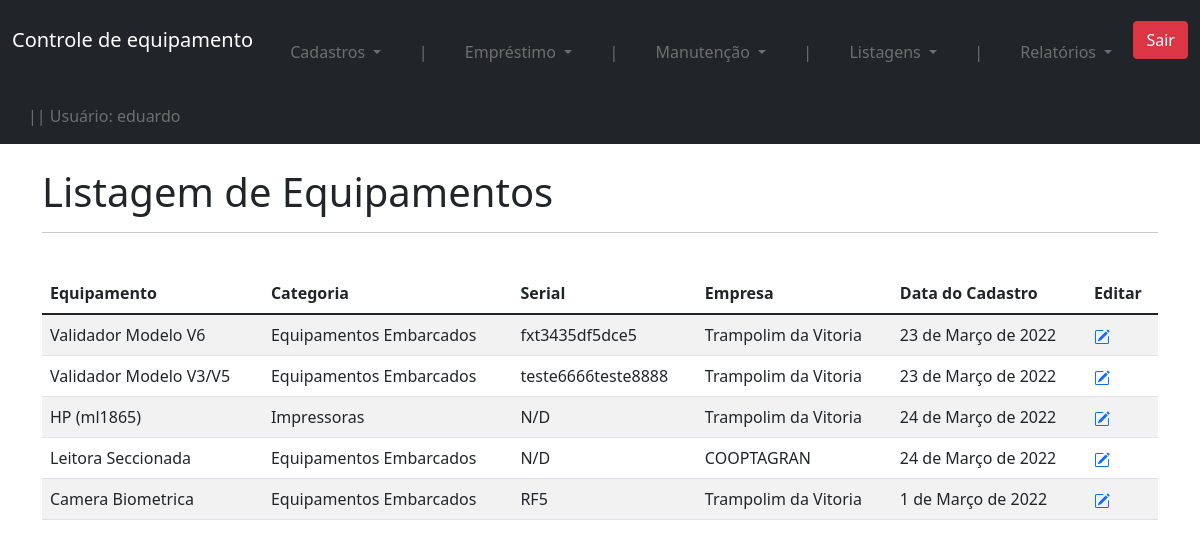
Page /equipamento/listagem_equipamento (signed in) on the committed database.
### users/models.py (models this page shows)
class User(AbstractUser):
    pass

### equipamento/models.py (models this page shows, shortened)
class Equipamentos(models.Model):
    nome = models.CharField(max_length=60)
    imagem = models.ImageField(upload_to='foto_equipamento', null=True, blank=True)
    serial = models.CharField(max_length=30)
    empresa = models.ForeignKey(Empresa, on_delete=models.DO_NOTHING)
    data_cadastro = models.DateField(default= date.today)
    categoria = models.ForeignKey(Categoria, on_delete=models.DO_NOTHING)
    emprestado = models.BooleanField(default=False)
    class Meta:
        verbose_name = 'Equipamento'

class Categoria(models.Model):
    nome = models.CharField(max_length=30)
    descricao = models.TextField()
    def __str__(self) -> str:
        return self.nome

class Empresa(models.Model):
    nome = models.CharField(max_length=60)
    responsavel = models.CharField(max_length=60)
    email = models.EmailField(max_length=60, blank=True, null=True)
    def __str__(self) -> str:
        return self.nome

### equipamento/views.py (the view)
# urls.py: path('listagem_equipamento', views.listagem_equipamento, name='listagem_equipamento'),
@login_required(login_url='/accounts/login/')
def listagem_equipamento(request):
    equipamentos = Equipamentos.objects.all()
    return render(request, 'listagem_equipamento.html', {'equipamentos':equipamentos})

### equipamento/templates/listagem_equipamento.html (shortened to what this page needs)
{% extends 'base.html' %}
{% load filtros  %}
{% load static  %}
{% block conteudo %}
<div class='container'>
    <br>
    <h1 class=''>Listagem de Equipamentos</h1>
    <hr>
    <br>
    <table class="table table-striped">
        <thead>
          <tr>
            <th scope="col">Equipamento</th>
            <th scope="col">Categoria</th>
            <th scope="col">Serial</th>
            <th scope="col">Empresa</th>
            <th scope="col">Data do Cadastro</th>
            <th scope="col">Editar</th>
          </tr>
        </thead>
        <tbody>
            {% for i in equipamentos %}
                <tr>
                    <td>{{i.nome}}</td>
                    <td>{{i.categoria}}</td>
                    <td>{{i.serial}}</td>
                    <td>{{i.empresa}}</td>
                    <td>{{i.data_cadastro}}</td>
                    <td><a href="#"></a></td>
                </tr>
            {% endfor %}
        </tbody>
      </table>
{% endblock conteudo %}

### templates/base.html (shortened to what this page needs)
{% load static %}
{% load crispy_forms_tags %}
<!doctype html>
<html lang="en">
  <head>
      <link href="{% static 'css/bootstrap.min.css' %}" rel="stylesheet">
      <link href="{% static 'css/style.css' %}" rel="stylesheet">
  </head>
  <body>
      <nav class="navbar navbar-dark bg-dark">
        <div class="container-fluid">
          {% if user.is_authenticated %}
          <a class="navbar-brand" href="{% url 'home' %}">Controle de equipamento</a>
            <li class="nav-item dropdown">
              <a class="nav-link dropdown-toggle" href="#" id="navbarDropdown" role="button" data-bs-toggle="dropdown" aria-expanded="false">
                Cadastros
              </a>
            </li>
            <li class="nav-item">
              <a class="nav-link">|</a>
            </li>
            <li class="nav-item dropdown">
              <a class="nav-link dropdown-toggle" href="#" id="navbarDropdown" role="button" data-bs-toggle="dropdown" aria-expanded="false">
                Empréstimo
              </a>
            </li>
            <li class="nav-item">
              <a class="nav-link">|</a>
            </li>
            <li class="nav-item dropdown">
              <a class="nav-link dropdown-toggle" href="#" id="navbarDropdown" role="button" data-bs-toggle="dropdown" aria-expanded="false">
                Manutenção
              </a>
            </li>
            <li class="nav-item">
              <a class="nav-link">|</a>
            </li>
            <li class="nav-item dropdown">
              <a class="nav-link dropdown-toggle" href="#" id="navbarDropdown" role="button" data-bs-toggle="dropdown" aria-expanded="false">
                Listagens
              </a>
            </li>
            <li class="nav-item">
              <a class="nav-link">|</a>
            </li>
            <li class="nav-item dropdown">
              <a class="nav-link dropdown-toggle" href="#" id="navbarDropdown" role="button" data-bs-toggle="dropdown" aria-expanded="false">
                Relatórios
              </a>
            </li>
              <a href="{% url 'account_logout' %}" class='btn btn-danger'>Sair</a>
            <li class="nav-item">
              <a class="nav-link">|| Usuário: {{user}}</a>
            </li>
            {% else %}
            <a class="navbar-brand" href="/">Controle de equipamento</a>
            <li class="nav-item">
                <a class="nav-link" href="{% url 'account_login' %}">Entrar</a>
            </li>
          {% endif %}
        </div>
      </nav>
    {% block conteudo %}{% endblock conteudo %}
  </body>
</html>

### equipamento/static/css/style.css (style rules this page uses)
.nav-link, .nav-link:hover, .body { position: right; color: #ffffff57; }

### rows in the picture
User: username "eduardo"
Equipamentos: nome "Validador Modelo V6", categoria "Equipamentos Embarcados", serial "fxt3435df5dce5", empresa "Trampolim da Vitoria", data_cadastro "23 de Março de 2022"
Equipamentos: nome "Validador Modelo V3/V5", categoria "Equipamentos Embarcados", serial "teste6666teste8888", empresa "Trampolim da Vitoria", data_cadastro "23 de Março de 2022"
Equipamentos: nome "HP (ml1865)", categoria "Impressoras", serial "N/D", empresa "Trampolim da Vitoria", data_cadastro "24 de Março de 2022"
Equipamentos: nome "Leitora Seccionada", categoria "Equipamentos Embarcados", serial "N/D", empresa "COOPTAGRAN", data_cadastro "24 de Março de 2022"
Equipamentos: nome "Camera Biometrica", categoria "Equipamentos Embarcados", serial "RF5", empresa "Trampolim da Vitoria", data_cadastro "1 de Março de 2022"
